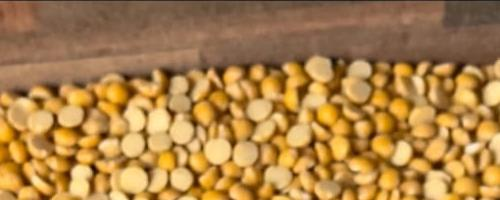
#> input picture backend/scripts/bag-generator/chana_strip_0.jpg, 500 x 200 px, given in place of seela-supreme.jpg, which was not available
$ python generate_rice_fills.py
#> lines starting #> are read from the running program, lines starting #| are printed output that depends on the picture
import os
from PIL import Image

rice_slugs = [
    'seela-supreme',
    'seela-vip',
    'kainaat-1121-special',
    'kainaat-1121-basmati',
    'kainaat',
    'daghi-kainaat-1121',
    'short-grain-poona',
    'b-1-tota',
    'b-2-tota'
]

patches_dir = os.path.abspath('backend/scripts/bag-generator/guaranteed_pure_rice')
fills_dir = os.path.abspath('backend/scripts/bag-generator/rice_fills')
os.makedirs(fills_dir, exist_ok=True)

step_x = 145
step_y = 145
overlap = 35

for slug in rice_slugs:
    patch_path = os.path.join(patches_dir, f"{slug}.jpg")
    out_path = os.path.join(fills_dir, f"{slug}_fill.jpg")

    patch = Image.open(patch_path)
#> patch is the input picture: PIL image 500x200 RGB; mean R, G, B 172.5, 128.6, 71.5
    pw, ph = patch.size
#> pw = 500; ph = 200

    # Calculate average color for background
    r_val = int(sum(patch.getchannel(0).getdata()) / (pw * ph))
#> r_val = 172
    g_val = int(sum(patch.getchannel(1).getdata()) / (pw * ph))
#> g_val = 128
    b_val = int(sum(patch.getchannel(2).getdata()) / (pw * ph))
#> b_val = 71
    canvas = Image.new('RGB', (1000, 1000), (r_val, g_val, b_val))
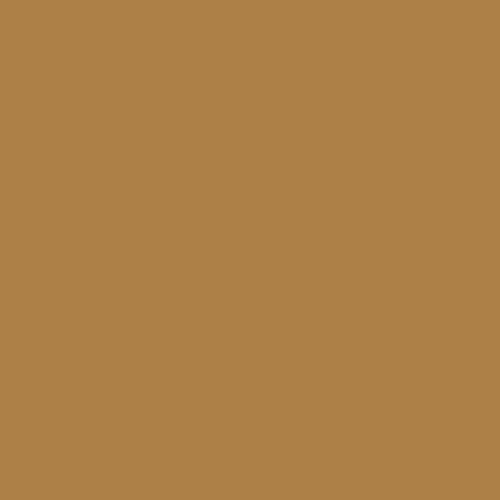
#> canvas: PIL image 1000x1000 RGB (shown at 1/2 size); mean R, G, B 172, 128, 71

    mask = Image.new('L', (pw, ph), 255)
#> mask: PIL image 500x200 L; every value is 255
    for x in range(pw):
        for y in range(ph):
            dx = min(x, pw - 1 - x)
            dy = min(y, ph - 1 - y)
            d = min(dx, dy)
            if d < overlap:
                alpha = int(255 * (d / overlap))
                mask.putpixel((x, y), alpha)
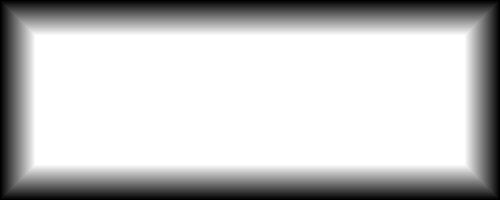
#> mask: PIL image 500x200 L; min 0, max 255, mean 194.9

    tile_rgba = patch.convert('RGBA')

    for y in range(-20, 1000, step_y):
        for x in range(-20, 1000, step_x):
            t = tile_rgba.copy()
            if ((x // step_x) + (y // step_y)) % 2 == 1:
                t = t.transpose(Image.FLIP_LEFT_RIGHT)
            if (x // step_x) % 3 == 0:
                t = t.transpose(Image.FLIP_TOP_BOTTOM)
            t.putalpha(mask)
            canvas.paste(t, (x, y), t)
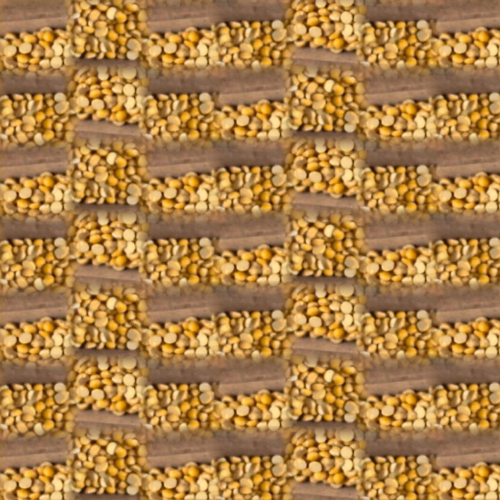
#> canvas: PIL image 1000x1000 RGB (shown at 1/2 size); mean R, G, B 172.2, 127.8, 71.2
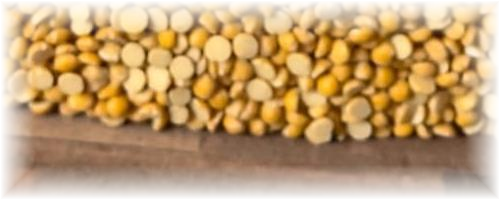
#> t: PIL image 500x200 RGBA; mean R, G, B, A 172.5, 128.6, 71.5, 194.9; transparent parts drawn white

    canvas.save(out_path, quality=95)
    print(f"[OK] Created seamless fill for {slug}")
#> pass 2 of the loop `for slug in rice_slugs:`:
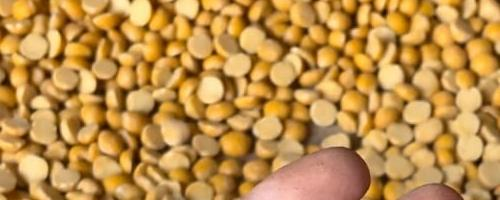
#> input picture backend/scripts/bag-generator/chana_strip_1.jpg, 500 x 200 px, given in place of seela-vip.jpg, which was not available
#> patch is the input picture: PIL image 500x200 RGB; mean R, G, B 190.2, 142, 72.8
#> r_val = 190
#> g_val = 141
#> b_val = 72
#> after the loop `for y in range(-20, 1000, step_y):`:
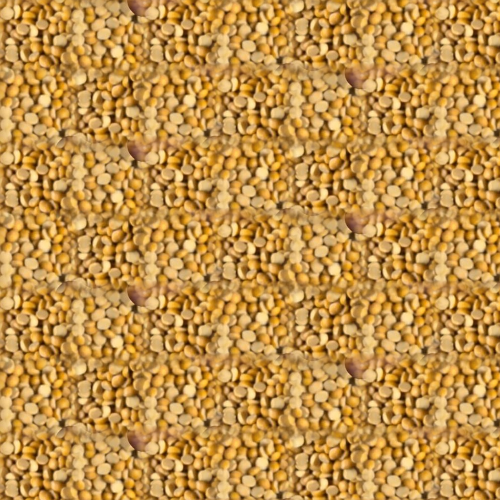
#> canvas: PIL image 1000x1000 RGB (shown at 1/2 size); mean R, G, B 192.8, 144.4, 72.1
#> after the loop `for y in range(-20, 1000, step_y):`:
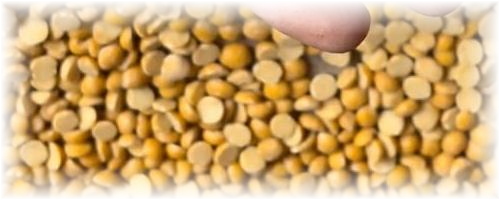
#> t: PIL image 500x200 RGBA; mean R, G, B, A 190.2, 142, 72.8, 194.9; transparent parts drawn white
#> (the run stopped early here; a loop or call above may not have finished)
